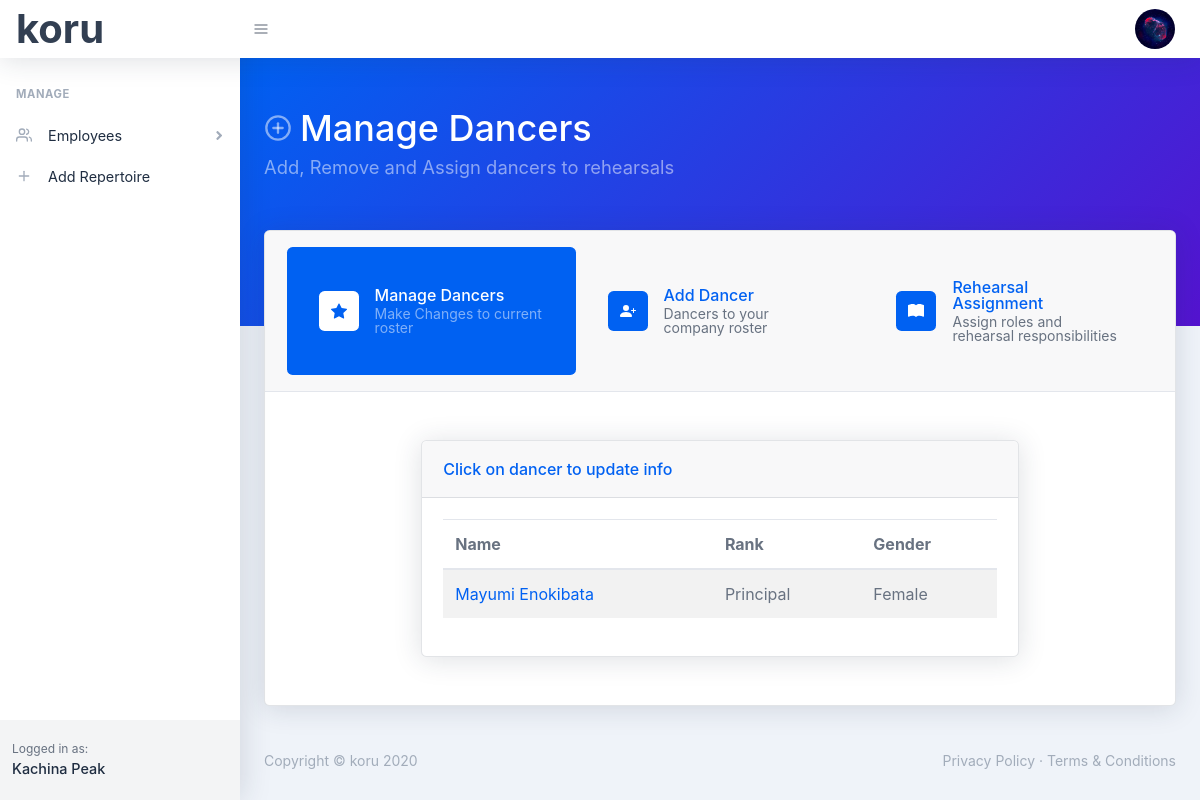
Before: /manage-dancers (signed in) with the older database file.
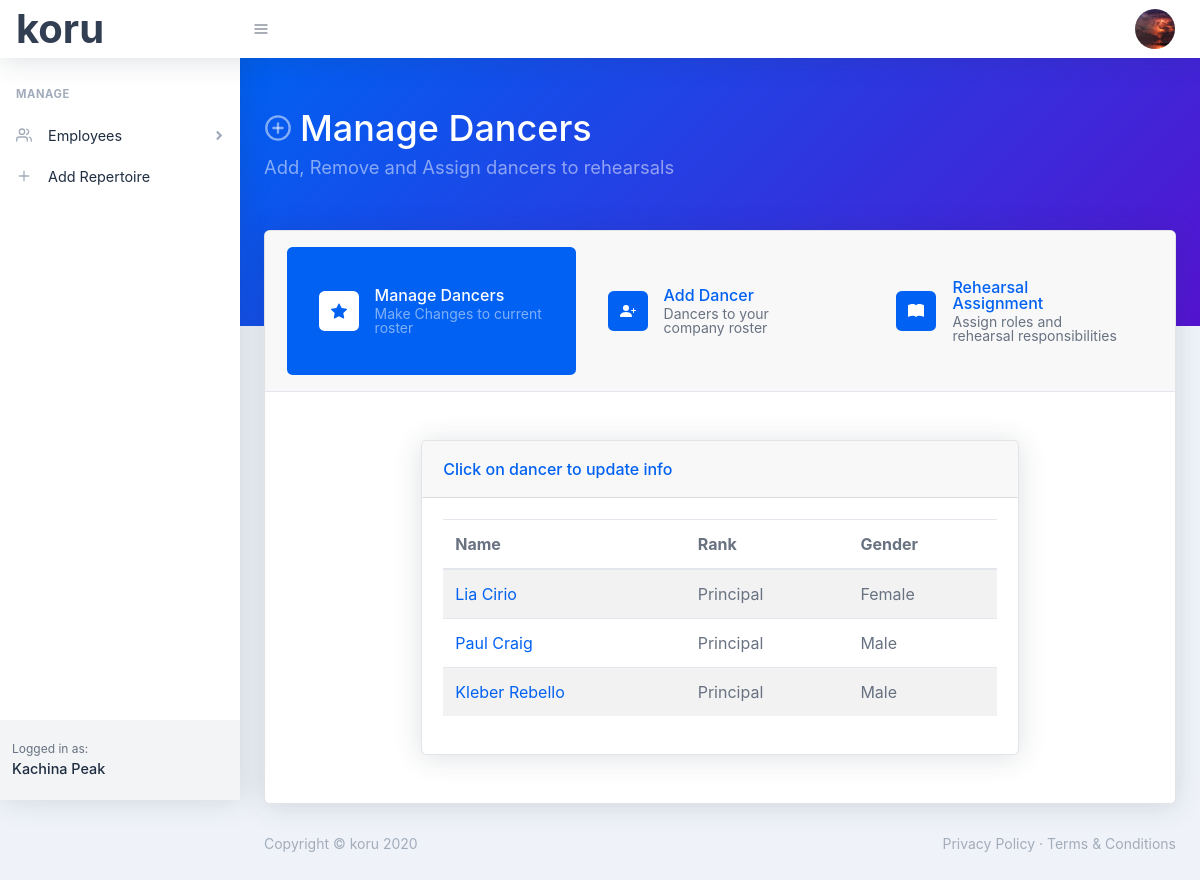
After: the same page with the newer database file.
### koru/models.py (models this page shows, shortened)
class User(db.Model, UserMixin):
    id = db.Column(db.Integer, primary_key=True)
    first_name = db.Column(db.String(30), nullable=False)
    last_name = db.Column(db.String(30), nullable=False)
    company_name = db.Column(db.String(60), nullable=False)
    email = db.Column(db.String(60), unique=True, nullable=False)
    image_file = db.Column(db.String(20), nullable=False, default='default.png')
    password = db.Column(db.String(60), nullable=False)
    dancers = db.relationship('Dancer', backref='company', lazy=True)

class Dancer(db.Model):
    id = db.Column(db.Integer, primary_key=True)
    first_name = db.Column(db.String(30), nullable=False)
    last_name = db.Column(db.String(30), nullable=False)
    rank = db.Column(db.String(20), nullable=False)
    gender = db.Column(db.String(20), nullable=False)
    user_id = db.Column(db.Integer, db.ForeignKey('user.id'), nullable=False)

### koru/routes.py (the view)
@app.route('/manage-dancers', methods=['GET', 'POST'])
@login_required
def manage_dancers():
    dancers = Dancer.query.filter_by(user_id=current_user.id).filter(Dancer.rank=="Principal").order_by(Dancer.rank, Dancer.gender, Dancer.last_name).all()
    return render_template('manage-dancers.html', title='Manage Dancers', manageActive='active', dancers=dancers)

### koru/models.py (called while the page is built)
@login_manager.user_loader
def load_user(user_id):
    return User.query.get(int(user_id))

### koru/templates/manage-dancers.html
{% extends "manageDancerLayout.html" %}
{% block dancerbody %}
<div class=" py-5 " >
    <div class="row justify-content-center">
        <div class="col-xxl-10 col-xl-8 col-sm-12">
            <div class="card">
                <div class="card-header">Click on dancer to update info</div>
                <div class="card-body">
                    <table class="table table-striped table-responsive-sm table-responsive-md">
                        <thead>
                            <tr>
                                <th scope="col">Name</th>
                                <th scope="col">Rank</th>
                                <th scope="col">Gender</th>
                            </tr>
                        </thead>
                        <tbody>
                            {% for dancer in dancers %}
                                <tr>
                                    <td> <a href="{{ url_for('dancer', dancer_id=dancer.id) }}"> {{dancer.first_name}} {{ dancer.last_name }}</a></td>
                                    <td>{{ dancer.rank }}</td>
                                    <td>{{ dancer.gender }}</td>
                                </tr>
                            {% endfor %}
                        </tbody>
                    </table>
                </div>
            </div>
        </div>
    </div>
</div>
{% endblock %}

### koru/templates/manageDancerLayout.html (shortened to what this page needs)
{% extends "layout.html" %}
{% block header %}
<header class="page-header page-header-dark bg-gradient-primary-to-secondary pb-10">
    <div class="container">
        <div class="page-header-content pt-4">
            <div class="row align-items-center justify-content-between">
                <div class="col-auto mt-4">
                    <h1 class="page-header-title">
                        <div class="page-header-icon"><i data-feather="plus-circle"></i></div>
                        Manage Dancers
                    </h1>
                    <div class="page-header-subtitle">Add, Remove and Assign dancers to rehearsals</div>
                </div>
            </div>
        </div>
    </div>
</header>
{% endblock %}
{% block main %}
<div class="container mt-n10">
<div class="card">
    <div class="card-header border-bottom">
        <div class="nav nav-pills nav-justified flex-column flex-xl-row nav-wizard" id="cardTab" role="tablist">
            <a class="nav-item nav-link {{ manageActive }}" id="wizard2-tab" href="{{ url_for('manage_dancers') }}" role="tab" aria-controls="wizard2" aria-selected="true">
                <div class="wizard-step-icon">
                </div>
                <div class="wizard-step-text">
                    <div class="wizard-step-text-name">Manage Dancers</div>
                    <div class="wizard-step-text-details">Make Changes to current roster</div>
                </div>
            </a>
            <a class="nav-item nav-link {{ dancerActive }}" href="{{ url_for('add_dancer') }}" role="tab" aria-controls="wizard1" aria-selected="true">
                <div class="wizard-step-icon">
                </div>
                <div class="wizard-step-text">
                    <div class="wizard-step-text-name">Add Dancer</div>
                    <div class="wizard-step-text-details">Dancers to your company roster</div>
                </div>
            </a>
            <a class="nav-item nav-link {{ assignmentActive }}" id="wizard3-tab" href="" role="tab" aria-controls="wizard3" aria-selected="true">
                <div class="wizard-step-icon">
                </div>
                <div class="wizard-step-text">
                    <div class="wizard-step-text-name">Rehearsal Assignment</div>
                    <div class="wizard-step-text-details">Assign roles and rehearsal responsibilities</div>
                </div>
            </a>
        </div>
    </div>
            {% block dancerbody %}
            {% endblock %}
</div>
</div>
{% endblock %}

### koru/templates/layout.html (shortened to what this page needs)
<!DOCTYPE html>
<html lang="en">
    <head>
        <link href="../static/css/styles.css" rel="stylesheet" />
    </head>
    <body class="nav-fixed">
        <nav class="topnav navbar navbar-expand shadow navbar-light bg-white" id="sidenavAccordion">
            <a class="navbar-brand" style="font-size: 40px;" href="{{ url_for('index') }}">koru</a>
            <button class="btn btn-icon btn-transparent-dark order-1 order-lg-0 mr-lg-2" id="sidebarToggle" href="#"><i data-feather="menu"></i></button>
            <ul class="navbar-nav align-items-center ml-auto">
                {% if current_user.is_authenticated %}
                <li class="nav-item dropdown no-caret mr-2 dropdown-user">
                    <a class="btn btn-icon btn-transparent-dark dropdown-toggle" id="navbarDropdownUserImage" href="javascript:void(0);" role="button" data-toggle="dropdown" aria-haspopup="true" aria-expanded="false"><img class="img-fluid" src="../static/images/profile_pics/{{ current_user.image_file }}" /></a>
                </li>
                {% else %}
                <a class="nav-link" href="{{ url_for('register') }}">Register</a>
                <a class="nav-link" href="{{ url_for('login') }}">Login</a>
                {% endif %}
            </ul>
        </nav>
        <div id="layoutSidenav">
            <div id="layoutSidenav_nav">
                <nav class="sidenav shadow-right sidenav-light">
                    <div class="sidenav-menu">
                        <div class="nav accordion" id="accordionSidenav">
                            <div class="sidenav-menu-heading">Manage</div>
                            <a class="nav-link collapsed" href="javascript:void(0);" data-toggle="collapse" data-target="#collapseDashboards" aria-expanded="false" aria-controls="collapseDashboards">
                                <div class="nav-link-icon"><i data-feather="users"></i></div>
                                Employees
                                <div class="sidenav-collapse-arrow"><i class="fas fa-angle-down"></i></div>
                            </a>
                            <a class="nav-link" href="charts.html">
                                <div class="nav-link-icon"><i data-feather="plus"></i></div>
                                Add Repertoire
                            </a>
                        </div>
                    </div>
                    <div class="sidenav-footer">
                        <div class="sidenav-footer-content">
                            <div class="sidenav-footer-subtitle">Logged in as:</div>
                            <div class="sidenav-footer-title">{{ current_user.company_name }}</div>
                        </div>
                    </div>
                </nav>
            </div>
            <div id="layoutSidenav_content">
                <main>
                    {% block header %} {% endblock %}
                        {% block main %} {% endblock %}
                </main>
                <footer class="footer mt-auto footer-light">
                    <div class="container-fluid">
                        <div class="row">
                            <div class="col-md-6 small">Copyright &copy; koru 2020</div>
                            <div class="col-md-6 text-md-right small">
                                <a href="#!">Privacy Policy</a>
                                &middot;
                                <a href="#!">Terms &amp; Conditions</a>
                            </div>
                        </div>
                    </div>
                </footer>
            </div>
        </div>
    </body>
</html>

Changed rows visible on the page:
removed Dancer: first_name "Mayumi", last_name "Enokibata", rank "Principal", gender "Female"
changed User "Kachina Peak": image_file: a different picture
added Dancer: first_name "Lia", last_name "Cirio", rank "Principal", gender "Female"
added Dancer: first_name "Paul", last_name "Craig", rank "Principal", gender "Male"
added Dancer: first_name "Kleber", last_name "Rebello", rank "Principal", gender "Male"
